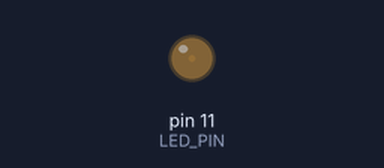
The sketch below on a simulated Arduino Uno, built with avr-gcc and run on an emulated ATmega328P. Shown: output pins drawn as LEDs (lit = HIGH).

Above: at 0.05 s.
At 2.15 s:
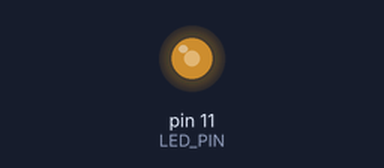
At 3.45 s:
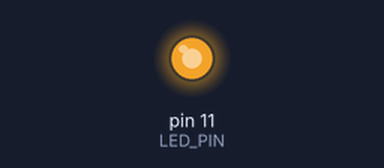
At 6.9 s:
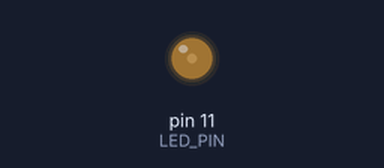
Timing chart, 0 to 10.0 s (numbered marks = the images above):
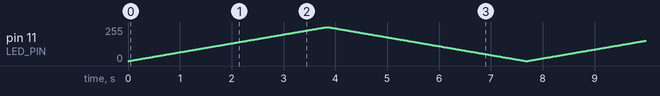

The sketch:

hands-on-02-pwm.ino
```cpp
/*
 * UNIVERSIDADE FEDERAL DO AMAZONAS - UFAM
 * INSTITUTO DE COMPUTAÇÃO - ICOMP
 * CURSO INTRODUÇÃO AO ARDUINO
 * MARCOS A. P. DE LIMA
 * MARCOS.LIMA@ICOMP.UFAM.EDU.BR
 * JUN, 2022
 */
int brilho;
const int LED_PIN = 11;

void setup() {
  pinMode(LED_PIN, OUTPUT); // configura o pino 13 como pino de saída
}

void loop() {
  for (brilho = 0; brilho <= 255; brilho++) { // incrementa o valor de brilho
    analogWrite(LED_PIN, brilho); // sinal PWM de acordo com o valor de brilho
    delay(15);
  }
  for (brilho = 255; 0 <= brilho; brilho--) { // decrementa o valor de brilho
    analogWrite(LED_PIN, brilho); // sinal PWM de acordo com o valor de brilho
    delay(15);
  }
}
```
